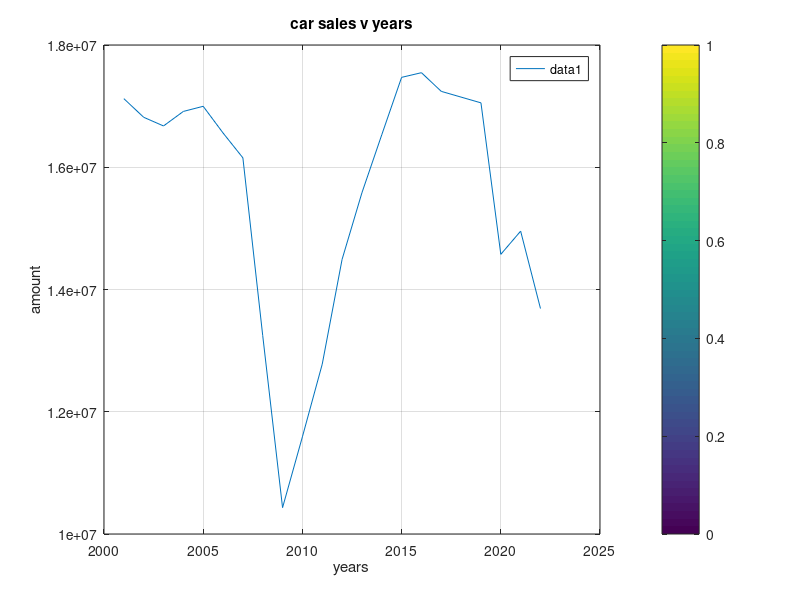

Here is the MATLAB script that generated this plot:
b="sdfadss"
fprintf(' You owe %1.2f \n please check your bill. \n',b)
filetoprint=rand(5,3)
sales = load ("AutoSalesUS_2001_2022.txt");
years = sales(:,1)
amount = sales(:,2)
plot(years,amount)
grid on
legend
colorbar
title("car sales v years")
xlabel("years")
ylabel("amount")